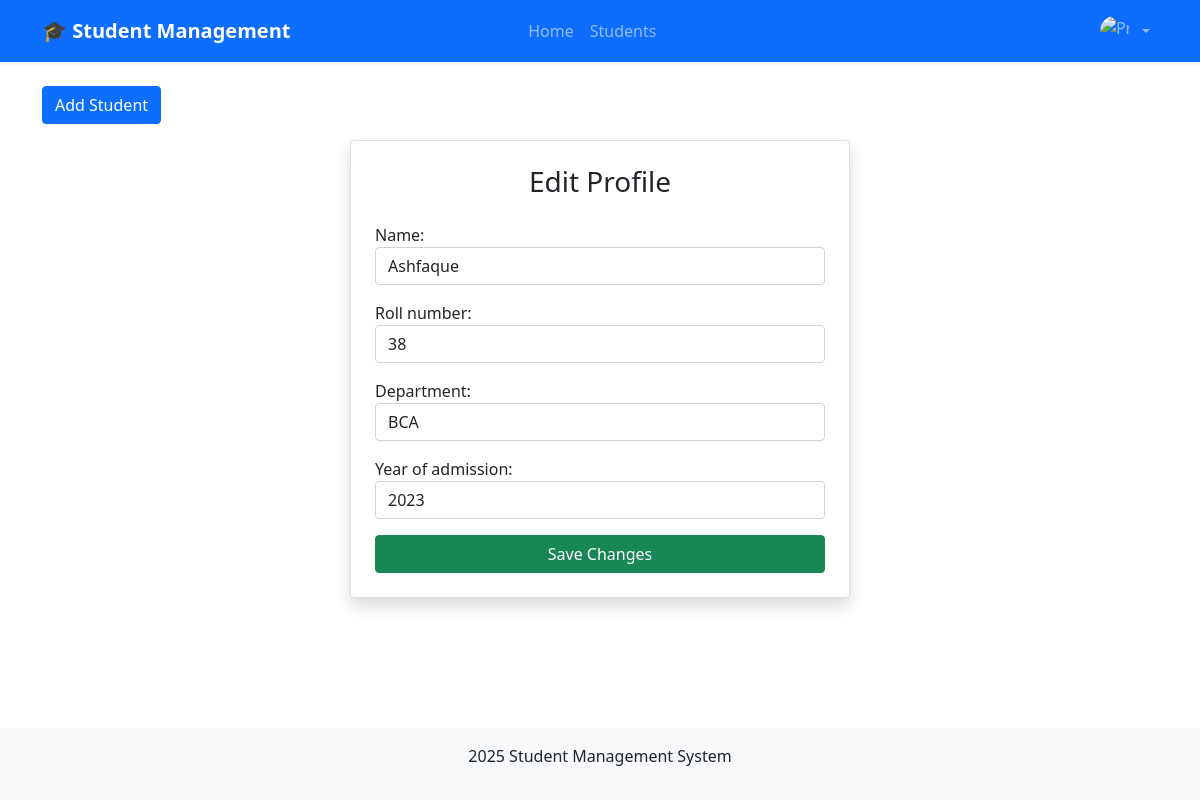
/profile/edit/2/ (signed in), run on an earlier commit of the app's database.
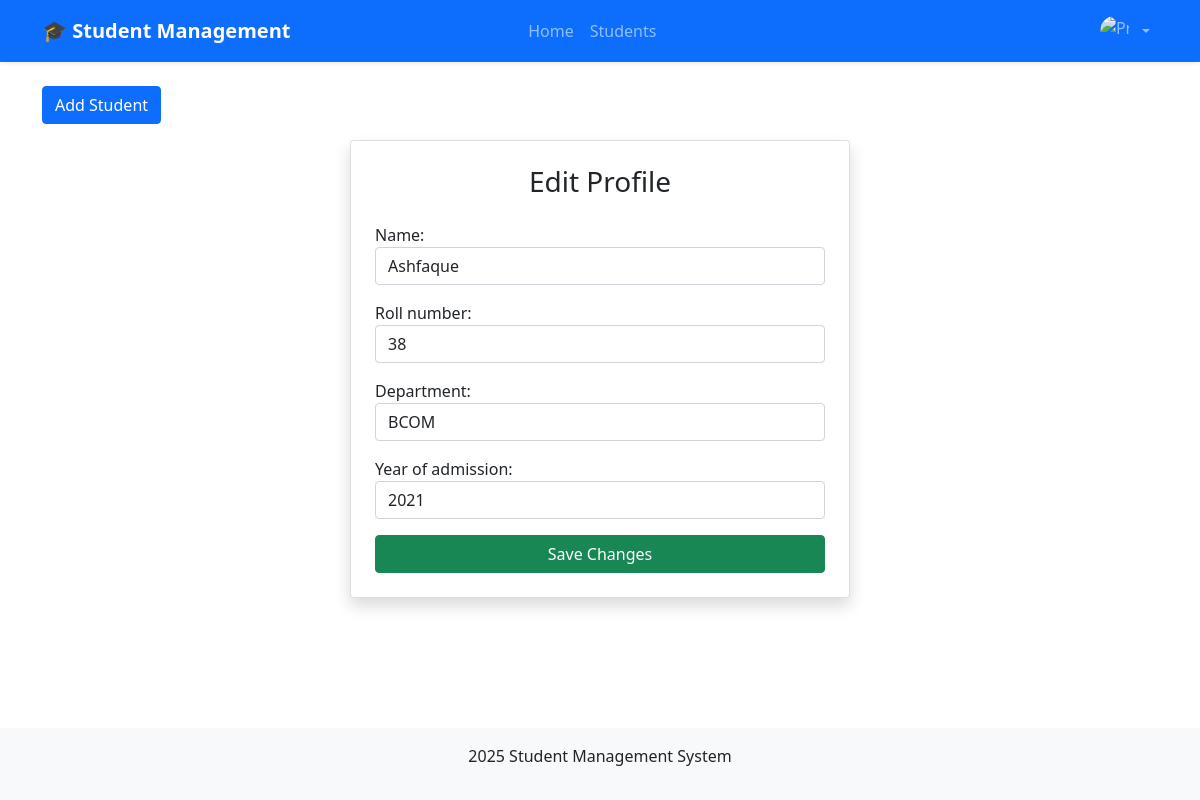
And on a later commit of the database.
### app/models.py (models this page shows, shortened)
class Profile(models.Model):
    name = models.CharField(max_length=30,null=False, blank=False)
    role = models.CharField(max_length=10, choices=[('admin', 'Admin'), ('student', 'Student')],default='student')
    roll_number = models.CharField(max_length=20, null=False, blank=False,unique=True)
    department = models.CharField(max_length=50, null=False, blank=False)
    year_of_admission = models.IntegerField(null=False, blank=False)

### app/views.py (the view)
    def wrapper(request, *args, **kwargs):
        if not request.session.get('user_id'):
            return redirect('login')
        return view_func(request, *args, **kwargs)

### app/forms.py
class ProfileForm(forms.ModelForm):
    class Meta:
        model = Profile
        fields = ['name', 'roll_number', 'department', 'year_of_admission', ]
        widgets = {
            'name': forms.TextInput(attrs={
                'class': 'form-control',
                'placeholder': 'Enter Your Name'
            }),
            'roll_number': forms.NumberInput(attrs={
                'class': 'form-control',
                'placeholder': 'Enter Your Roll Number'
            }),
            'department': forms.TextInput(attrs={
                'class': 'form-control',
                'placeholder': 'Enter Your Department'
            }),
            'year_of_admission': forms.NumberInput(attrs={
                'class': 'form-control',
                'placeholder': 'Enter Your Admission Year'
            }),
            'role': forms.Select(attrs={
                'class': 'form-control'
            })
        }

### app/views.py (called while the page is built)
def login_required(view_func):
    def wrapper(request, *args, **kwargs):
        if not request.session.get('user_id'):
            return redirect('login')
        return view_func(request, *args, **kwargs)
    return wrapper

@login_required
def profile_edit(request, pk):
    profile = get_object_or_404(Profile, id=pk)
    if request.method == "POST":
        form = ProfileForm(request.POST, instance=profile)
        if form.is_valid():
            form.save()
            return redirect("profile_view")
    else:
        form = ProfileForm(instance=profile)
    return render(request, "profile_edit.html", {"form": form})

### app/templates/profile_edit.html
{% extends 'base.html' %} {% block content %}
<div class="card shadow p-4" style="max-width: 500px; margin: auto">
  <h3 class="text-center mb-4">Edit Profile</h3>
  <form method="POST">
    {% csrf_token %} {{ form.as_p }}
    <div class="d-grid">
      <button type="submit" class="btn btn-success">Save Changes</button>
    </div>
  </form>
</div>
{% endblock %}

### app/templates/base.html (shortened to what this page needs)
<!DOCTYPE html>
<html lang="en">
  <head>
    <link
      href="https://cdn.jsdelivr.net/npm/bootstrap@5.1.3/dist/css/bootstrap.min.css"
      rel="stylesheet"
    />
  </head>
  <body>
    <nav class="navbar navbar-expand-lg navbar-dark bg-primary shadow-sm">
      <div class="container">
        <a class="navbar-brand fw-bold" href="{% url 'admin_dashboard' %}"
          >🎓 Student Management</a
        >
        <div class="collapse navbar-collapse" id="navbarNav">
          <ul class="navbar-nav mx-auto">
            <li class="nav-item">
              <a
                class="nav-link {% if request.resolver_match.url_name == 'home' %}active{% endif %}"
                href="{% url 'admin_dashboard' %}"
              >
                Home
              </a>
            </li>
            <li class="nav-item">
              <a
                class="nav-link {% if request.resolver_match.url_name == 'student_list' %}active{% endif %}"
                href="{% url 'student_list' %}"
              >
                Students
              </a>
            </li>
          </ul>
          <ul class="navbar-nav ms-auto">
            <li class="nav-item dropdown">
              <a
                class="nav-link dropdown-toggle d-flex align-items-center"
                href="#"
                id="profileDropdown"
                role="button"
                data-bs-toggle="dropdown"
                aria-expanded="false"
              >
                <img
                  src="{% if user.profile.profile_pic %}{{ user.profile.profile_pic.url }}{% else %}https://www.shutterstock.com/image-vector/user-profile-icon-vector-avatar-600nw-2558760599.jpg{% endif %}"
                  alt="Profile"
                  width="30"
                  height="30"
                  class="rounded-circle me-2"
                />
              </a>
            </li>
          </ul>
        </div>
      </div>
    </nav>
    <div class="container mt-4 content">
      <div class="mb-3">
        <a href="{% url 'student_create' %}" class="btn btn-primary"
          >Add Student</a
        >
      </div>
      {% block content %}{% endblock %}
    </div>
    <footer class="bg-light text-center py-3">
      <p>2025 Student Management System</p>
    </footer>
  </body>
</html>

### app/templates/base.html (style rules this page uses)
html, body { height: 100%; margin: 0; }
body { display: flex; flex-direction: column; min-height: 100vh; }
.content { flex: 1; }
footer { margin-top: auto; }

What changed in the data, as far as the page shows it:
changed Profile "Ashfaque": department "BCA" → "BCOM"; year_of_admission "2023" → "2021"
